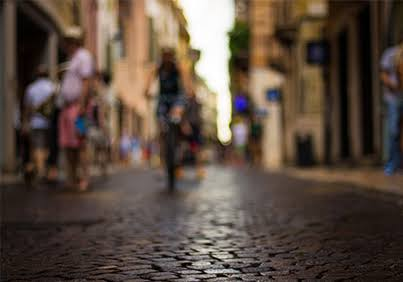
#> input picture 3.Hafta/input.jpg, 403 x 282 px, found by its file name
$ python task2_manuel_hough_line.py
#> lines starting #> are read from the running program, lines starting #| are printed output that depends on the picture
import cv2
import numpy as np

img = cv2.imread("input.jpg")
#> img is the input picture: shape (282, 403, 3); mean B, G, R 63.9, 75.3, 90.4
gri = cv2.cvtColor(img, cv2.COLOR_BGR2GRAY)
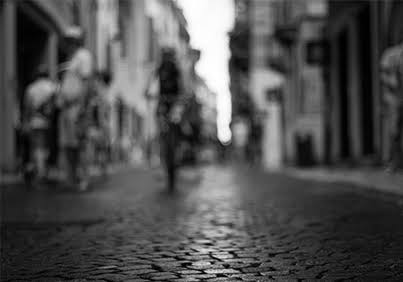
#> gri: shape (282, 403); min 0, max 255, mean 78.5

# Kenarlari cikar
kenar = cv2.Canny(gri, 50, 150)
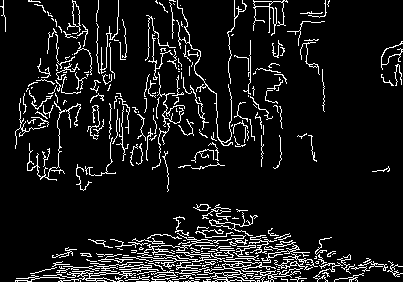
#> kenar: shape (282, 403); 9.3% white in thin lines or dots

h, w = kenar.shape
#> h = 282; w = 403
diag = int(np.sqrt(h**2 + w**2))
#> diag = 491

# 1. Sin ve Cos degerlerini bastan hesaplayip bellekte tut (0-180 derece)
acilar = np.deg2rad(np.arange(0, 180))
cos_tablosu = np.cos(acilar)
sin_tablosu = np.sin(acilar)

# 2. Oylama matrisini (Accumulator) olustur
# rho degeri -diag ile +diag arasinda degisir, toplam 2*diag boyutunda
oy_matrisi = np.zeros((2 * diag, 180), dtype=np.int32)

# Kenar piksellerinin (y, x) koordinatlarini bul
y_indeksler, x_indeksler = np.nonzero(kenar)
#> y_indeksler = 10522 values from 0 to 281; x_indeksler = 10522 values, max 402 at index 1159, min 0 at index 174, mean 183.4

# 3. Oylama islemi: Her kenar pikseli icin tum acilarda rho hesapla ve oy ver
for i in range(len(x_indeksler)):
    x = x_indeksler[i]
    y = y_indeksler[i]
    for t in range(180):
        rho = int(round(x * cos_tablosu[t] + y * sin_tablosu[t])) + diag
        oy_matrisi[rho, t] += 1
#> this loop made 10522 passes
#> (x, y) on passes 1 to 3: (3, 0), (28, 0), (29, 0)
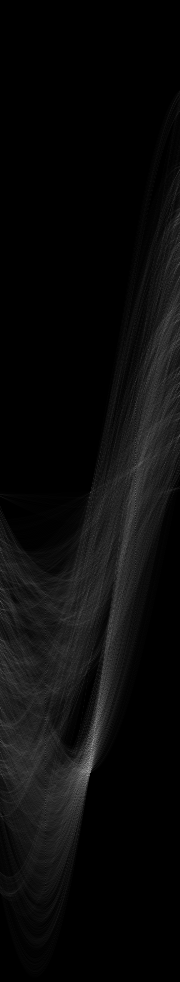
#> oy_matrisi: shape (982, 180) int32; min 0, max 156, mean 10.7

# 4. Oylama matrisini 0-255 araligina cekip resim olarak kaydet
oy_gorsel = (oy_matrisi / oy_matrisi.max() * 255).astype(np.uint8)
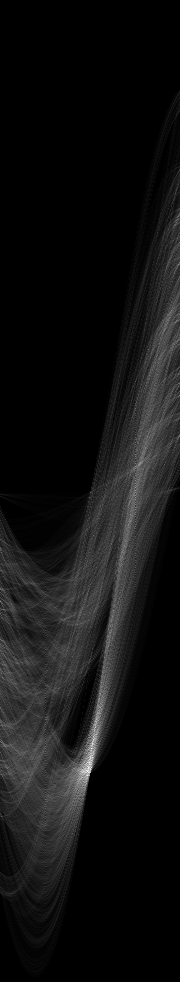
#> oy_gorsel: shape (982, 180); min 0, max 255, mean 17.3
cv2.imwrite("cikti_task2_oylama_matrisi.jpg", oy_gorsel)

# 5. Esik degerin uzerindeki dogrulari orijinal resim uzerine ciz
sonuc = img.copy()
esik = 180

for r in range(oy_matrisi.shape[0]):
    for t in range(180):
        if oy_matrisi[r, t] > esik:
            rho = r - diag
            a = cos_tablosu[t]
            b = sin_tablosu[t]
            x0 = a * rho
            y0 = b * rho
            p1 = (int(x0 + 2000 * (-b)), int(y0 + 2000 * a))
            p2 = (int(x0 - 2000 * (-b)), int(y0 - 2000 * a))
            cv2.line(sonuc, p1, p2, (0, 0, 255), 2)

cv2.imwrite("cikti_task2_manuel_dogrular.jpg", sonuc)
print("Task 2 bitti.")
